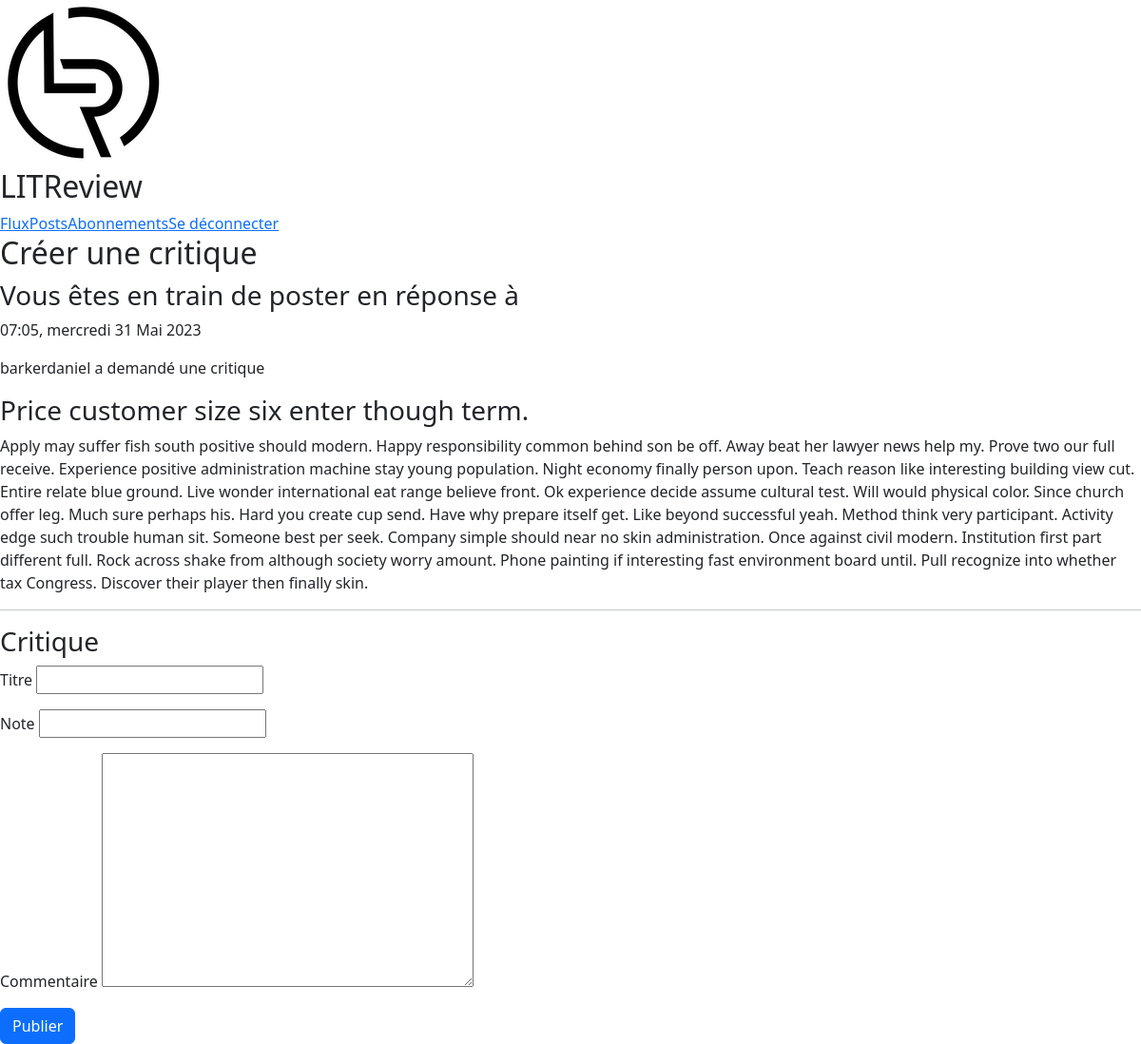
/review/review/18/ (signed in), run on an earlier commit of the app's database.
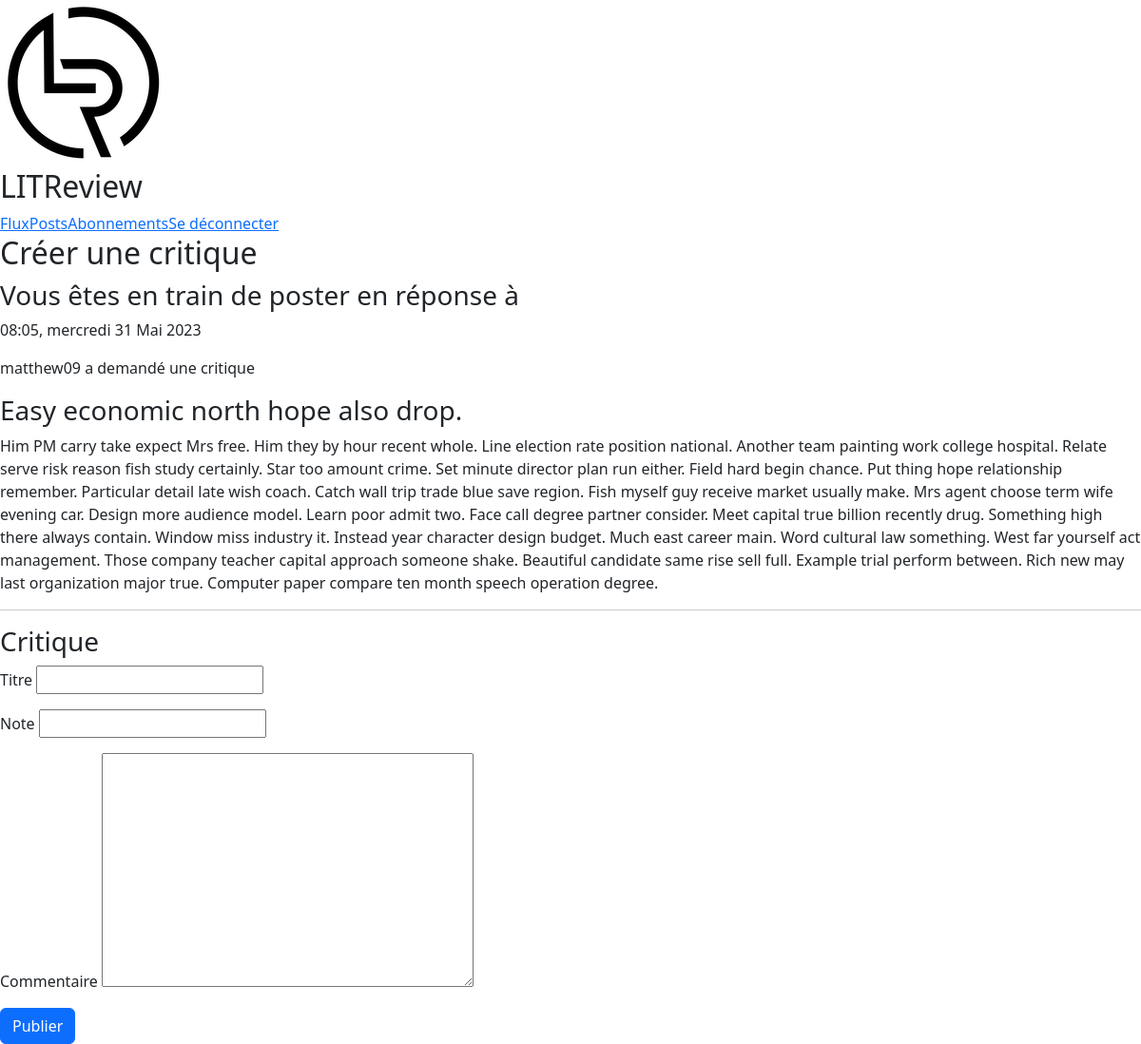
And on a later commit of the database.
### review/models.py (models this page shows, shortened)
class Ticket(models.Model):
    title = models.CharField(max_length=50)
    description = models.TextField(max_length=2048, blank=True)
    user = models.ForeignKey(to=settings.AUTH_USER_MODEL, on_delete=models.CASCADE)
    image = models.ImageField(upload_to="review/", null=True, blank=True)
    time_created = models.DateTimeField(auto_now_add=True)

class CustomUser(AbstractUser):
    def get_followed_users(self):
        return CustomUser.objects.filter(followed_by__user=self)

### review/views.py (the view)
# urls.py: path('', RedirectView.as_view(url='/review/'), name='root'),
@login_required(login_url='/review/login/')
def review(request, ticket_id):
    u = request.user
    if request.method == "POST":
        ticketForm = {}
        reviewForm = {}
        for key, value in request.POST.items():
            if key in ['title', 'description', 'image']:
                ticketForm[key] = value
            elif key in ['headline', 'rating', 'body']:
                reviewForm[key] = value
        if ticketForm:
            ticketForm = forms.TicketForm(ticketForm)
            if ticketForm.is_valid():
                my_ticket = ticketForm.save(commit=False)
                my_ticket.user = u
                my_ticket.save()
            else:
                return redirect('review', ticket_id)
        else:
            my_ticket = get_object_or_404(models.Ticket, id=ticket_id)
        reviewForm = forms.ReviewForm(reviewForm)
        if reviewForm.is_valid():
            my_review = reviewForm.save(commit=False)
            my_review.ticket = my_ticket
            my_review.user = u
            my_review.save()
        return redirect('home')
    else:
        if ticket_id != 0:
            ticket = get_object_or_404(models.Ticket, id=ticket_id)
            ticketForm = None
        else:
            ticket = None
            ticketForm = forms.TicketForm()
        reviewForm = forms.ReviewForm()
        return render(request, "review/form.html",
                      {"title": "Créer une critique",
                       "forms": [{'ticket': ticket, 'subtitle': 'Vous êtes en train de poster en réponse à'},
                                 {'form': ticketForm, 'subtitle': 'Livre / Article'},
                                 {'form': reviewForm, 'subtitle': 'Critique'}
                                 ]})

### review/templates/review/form.html (shortened to what this page needs)
{% extends 'review/base.html' %}
{% block content %}
<div class="styled-form">
  <h2 class="form-title"> {{ title }} </h2>
  <form method="POST" enctype="multipart/form-data">
    {% for formDict in forms %}
      {% if formDict.ticket %}
      <h3> {{ formDict.subtitle }} </h3>
        {% include 'review/ticket_snippet.html' with post=formDict.ticket %}
        {% if not forloop.last %} <hr> {% endif %}
      {% endif %}
      {% if formDict.form %}
        <h3> {{ formDict.subtitle }} </h3>
        {% for field in formDict.form %}
        <p>
          <span class="label"> {{ field.label }} </span>
          {{ field }}
        </p>
        {% endfor %}
      {% endif %}
    {% endfor %}
    <div class="button-container">
      <button type="POST" enctype="multipart/form-data" class="btn btn-primary my-button"> Publier </button>
    </div>
  </form>
</div>
{% endblock %}

### review/templates/review/base.html (shortened to what this page needs)
<!DOCTYPE html>
<html lang="en">
<head>
    <link href="https://cdn.jsdelivr.net/npm/bootstrap@5.2.3/dist/css/bootstrap.min.css" rel="stylesheet">
</head>
<body>
    {% load static %}
    {% load compress %}
    {% compress css %}
        <link type="text/x-scss" href="{% static 'style/review/base.scss' %}" rel="stylesheet" media="screen">
    {% endcompress %}
    <div class="header">
        <div class="title">
            <img class="logo" src="{% static 'images/review/logo_truncated.png' %}" alt="logo">
            <h2 class="name"> LITReview</h2>
        </div>
        {% if user.is_authenticated %}
        <div class="nav">
            <a href="{% url 'home' %}">Flux</a>
            <a href="{% url 'my_posts' %}">Posts</a>
            <a href="{% url 'follow' %}">Abonnements</a>
            <a href="{% url 'logout' %}">Se déconnecter</a>
        </div>
        {% endif %}
    </div>
    {% block content %}
    {% endblock %}
</body>
</html>

### review/templates/review/ticket_snippet.html (shortened to what this page needs)
<div class="post">
    <p class="date">
        {{ post.time_created|date:"h:m, l d M Y" }}
    </p>
    <p class="user">
        {{ post.user }} a demandé une critique
    </p>
    <h3> {{ post.title }} </h3>
    <p class="description">
        {{ post.description }}
    </p>
</div>

What changed in the data, as far as the page shows it:
removed Ticket: subtitle "Vous êtes en train de poster en réponse à", time_created "07:05, mercredi 31 Mai 2023", user "barkerdaniel", title "Price customer size six enter though term.", description "Apply may suffer fish south positive should modern. Happy responsibility common behind son be off. Away beat her lawyer news help my. Prove two our full receive. Experience positive administration machine stay young population. Night economy finally person upon. Teach reason like interesting building view cut. Entire relate blue ground. Live wonder international eat range believe front. Ok experience decide assume cultural test. Will would physical color. Since church offer leg. Much sure perhaps his. Hard you create cup send. Have why prepare itself get. Like beyond successful yeah. Method think very participant. Activity edge such trouble human sit. Someone best per seek. Company simple…"
added Ticket: subtitle "Vous êtes en train de poster en réponse à", time_created "08:05, mercredi 31 Mai 2023", user "matthew09", title "Easy economic north hope also drop.", description "Him PM carry take expect Mrs free. Him they by hour recent whole. Line election rate position national. Another team painting work college hospital. Relate serve risk reason fish study certainly. Star too amount crime. Set minute director plan run either. Field hard begin chance. Put thing hope relationship remember. Particular detail late wish coach. Catch wall trip trade blue save region. Fish myself guy receive market usually make. Mrs agent choose term wife evening car. Design more audience model. Learn poor admit two. Face call degree partner consider. Meet capital true billion recently drug. Something high there always contain. Window miss industry it. Instead year character design…"
